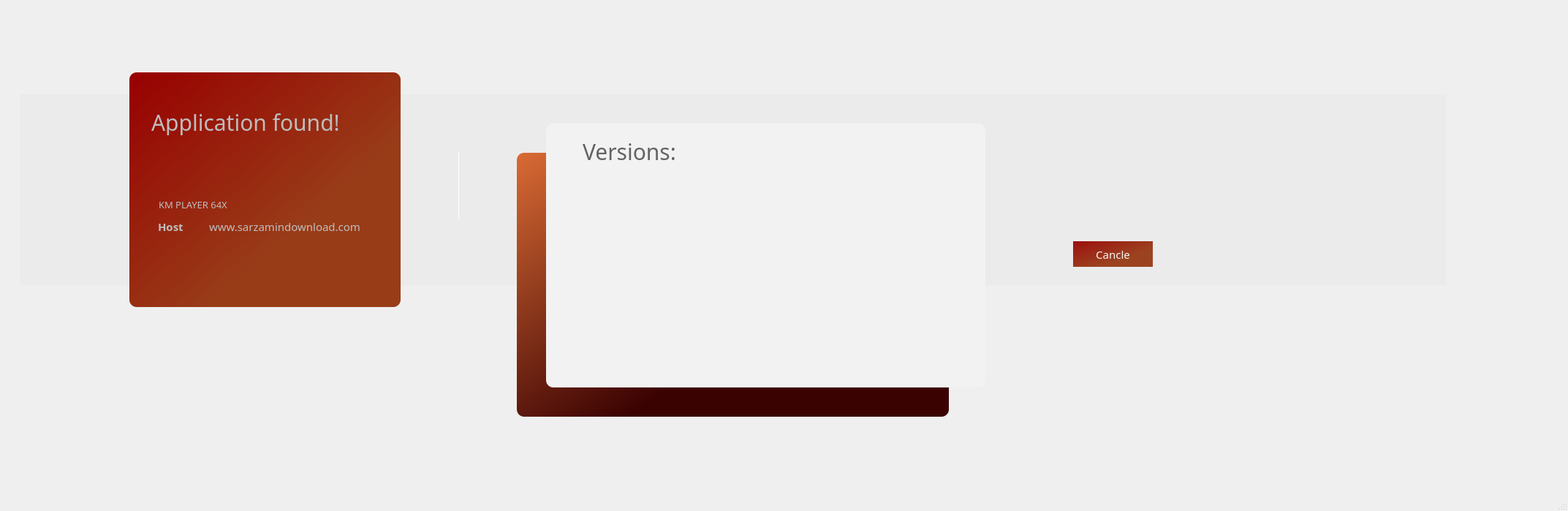
<?xml version="1.0" encoding="UTF-8"?>
<ui version="4.0">
 <class>MainWindow</class>
 <widget class="QMainWindow" name="MainWindow">
  <property name="geometry">
   <rect>
    <x>0</x>
    <y>0</y>
    <width>2145</width>
    <height>699</height>
   </rect>
  </property>
  <property name="windowTitle">
   <string>MainWindow</string>
  </property>
  <widget class="QWidget" name="centralwidget">
   <widget class="QFrame" name="frame">
    <property name="geometry">
     <rect>
      <x>18</x>
      <y>70</y>
      <width>1971</width>
      <height>531</height>
     </rect>
    </property>
    <property name="styleSheet">
     <string notr="true">border:1px solid grey;
border:none;
background:rgba(0,0,0,0);</string>
    </property>
    <property name="frameShape">
     <enum>QFrame::StyledPanel</enum>
    </property>
    <property name="frameShadow">
     <enum>QFrame::Raised</enum>
    </property>
    <layout class="QGridLayout" name="gridLayout">
     <item row="0" column="0">
      <widget class="QStackedWidget" name="stackedWidget">
       <property name="minimumSize">
        <size>
         <width>1953</width>
         <height>513</height>
        </size>
       </property>
       <property name="maximumSize">
        <size>
         <width>1953</width>
         <height>513</height>
        </size>
       </property>
       <property name="currentIndex">
        <number>0</number>
       </property>
       <widget class="QWidget" name="page">
        <widget class="QFrame" name="frame_2">
         <property name="geometry">
          <rect>
           <x>0</x>
           <y>50</y>
           <width>1951</width>
           <height>261</height>
          </rect>
         </property>
         <property name="maximumSize">
          <size>
           <width>16777215</width>
           <height>16777215</height>
          </size>
         </property>
         <property name="styleSheet">
          <string notr="true">#frame_2 {


background:rgb(235, 235, 235);
color: rgb(130, 15, 55);

border:none
}</string>
         </property>
         <property name="frameShape">
          <enum>QFrame::StyledPanel</enum>
         </property>
         <property name="frameShadow">
          <enum>QFrame::Raised</enum>
         </property>
         <widget class="QLabel" name="label">
          <property name="geometry">
           <rect>
            <x>600</x>
            <y>79</y>
            <width>21</width>
            <height>91</height>
           </rect>
          </property>
          <property name="styleSheet">
           <string notr="true">border-left:1px solid white</string>
          </property>
          <property name="text">
           <string/>
          </property>
         </widget>
         <widget class="QPushButton" name="pushButton_2">
          <property name="geometry">
           <rect>
            <x>1440</x>
            <y>200</y>
            <width>111</width>
            <height>37</height>
           </rect>
          </property>
          <property name="font">
           <font>
            <family>Raleway Thin</family>
            <pointsize>11</pointsize>
           </font>
          </property>
          <property name="styleSheet">
           <string notr="true">#pushButton_2{

background:qlineargradient(spread:pad, x1:0, y1:0, x2:0.648, y2:0.642455, stop:0 rgba(152, 0, 0, 241), stop:1 rgba(152, 60, 24, 245));
border:1px solid rgb(234, 234, 234);
color:rgb(244, 244, 244);
}

#pushButton_2:hover {
background:rgb(255, 255, 255);
}</string>
          </property>
          <property name="text">
           <string>Cancle</string>
          </property>
          <property name="iconSize">
           <size>
            <width>21</width>
            <height>21</height>
           </size>
          </property>
          <property name="shortcut">
           <string>Esc</string>
          </property>
         </widget>
        </widget>
        <widget class="QFrame" name="frame_3">
         <property name="geometry">
          <rect>
           <x>150</x>
           <y>20</y>
           <width>371</width>
           <height>321</height>
          </rect>
         </property>
         <property name="styleSheet">
          <string notr="true">#frame_3 {background:qlineargradient(spread:pad, x1:0, y1:0, x2:0.648, y2:0.642455, stop:0 rgba(152, 0, 0, 255), stop:1 rgba(152, 60, 24, 255));

border-radius:10px}
</string>
         </property>
         <property name="frameShape">
          <enum>QFrame::StyledPanel</enum>
         </property>
         <property name="frameShadow">
          <enum>QFrame::Raised</enum>
         </property>
         <widget class="QLabel" name="label_5">
          <property name="geometry">
           <rect>
            <x>40</x>
            <y>170</y>
            <width>291</width>
            <height>21</height>
           </rect>
          </property>
          <property name="font">
           <font>
            <family>Raleway Thin</family>
            <pointsize>-1</pointsize>
           </font>
          </property>
          <property name="styleSheet">
           <string notr="true">font-size:13px;
color:rgb(189, 189, 189);
border:none;</string>
          </property>
          <property name="text">
           <string>KM PLAYER 64X</string>
          </property>
         </widget>
         <widget class="QLabel" name="label_3">
          <property name="geometry">
           <rect>
            <x>30</x>
            <y>50</y>
            <width>271</width>
            <height>36</height>
           </rect>
          </property>
          <property name="font">
           <font>
            <family>Raleway Thin</family>
            <pointsize>-1</pointsize>
           </font>
          </property>
          <property name="styleSheet">
           <string notr="true">font-size:30px;
color:rgb(189, 189, 189);
border:none;</string>
          </property>
          <property name="text">
           <string>Application found!</string>
          </property>
         </widget>
         <widget class="QLabel" name="label_11">
          <property name="geometry">
           <rect>
            <x>109</x>
            <y>200</y>
            <width>251</width>
            <height>21</height>
           </rect>
          </property>
          <property name="font">
           <font>
            <family>Raleway Thin</family>
            <pointsize>-1</pointsize>
           </font>
          </property>
          <property name="styleSheet">
           <string notr="true">font-size:15px;
color:rgb(189, 189, 189);
border:none;</string>
          </property>
          <property name="text">
           <string>www.sarzamindownload.com</string>
          </property>
         </widget>
         <widget class="QLabel" name="label_10">
          <property name="geometry">
           <rect>
            <x>39</x>
            <y>198</y>
            <width>51</width>
            <height>26</height>
           </rect>
          </property>
          <property name="font">
           <font>
            <family>Raleway Thin</family>
            <pointsize>-1</pointsize>
            <weight>75</weight>
            <bold>true</bold>
           </font>
          </property>
          <property name="styleSheet">
           <string notr="true">font-size:15px;
color:rgb(189, 189, 189);
border:none;
font-weight:bold</string>
          </property>
          <property name="text">
           <string>Host</string>
          </property>
         </widget>
        </widget>
        <widget class="QFrame" name="frame_4">
         <property name="geometry">
          <rect>
           <x>720</x>
           <y>90</y>
           <width>601</width>
           <height>361</height>
          </rect>
         </property>
         <property name="styleSheet">
          <string notr="true">background:rgb(242, 242, 242);
border-radius:10px</string>
         </property>
         <property name="frameShape">
          <enum>QFrame::StyledPanel</enum>
         </property>
         <property name="frameShadow">
          <enum>QFrame::Raised</enum>
         </property>
         <widget class="QScrollArea" name="scrollArea">
          <property name="geometry">
           <rect>
            <x>38</x>
            <y>70</y>
            <width>521</width>
            <height>261</height>
           </rect>
          </property>
          <property name="minimumSize">
           <size>
            <width>521</width>
            <height>261</height>
           </size>
          </property>
          <property name="maximumSize">
           <size>
            <width>521</width>
            <height>261</height>
           </size>
          </property>
          <property name="styleSheet">
           <string notr="true">/* HORIZONTAL SCROLLBAR */
QScrollBar:horizontal {
    border: none;
    background: rgb(240, 240, 240);
    height: 15px;
    margin: 0 15px 0 15px;
	width:18px;
    border-radius: 15px;
}

/* HANDLE BAR HORIZONTAL */
QScrollBar::handle:horizontal {  
	background: rgba(240, 240, 240,.2);
    min-width: 10px;
	max_width:15px;
	width:18px;
    border-radius: 7px;
	height:1px;
}
QScrollBar::handle:horizontal:hover{  
    background-color: rgba(240, 240, 240,.3);
	height:1px
}
QScrollBar::handle:horizontal:pressed {  
    background-color: rgba(240, 240, 240,.4);
}

/* BTN LEFT - SCROLLBAR */
QScrollBar::sub-line:horizontal {
    border: nonergb(11, 11, 11);
    background-color: rgba(0,0,0,0);
    width: 18px;
	height:10px !important;
    border-top-left-radius: 7px;
    border-bottom-left-radius: 7px;
    subcontrol-position: left;
    subcontrol-origin: margin;
}
QScrollBar::sub-line:horizontal:hover {  
    background-color: rgb(255, 0, 127);
}
QScrollBar::sub-line:horizontal:pressed {  
    background-color: rgb(185, 0, 92);
}

/* BTN RIGHT - SCROLLBAR */
QScrollBar::add-line:horizontal {
    border: none;
    background-color: rgba(59, 59, 90,0);
    width: 15px;
    border-top-right-radius: 7px;
    border-bottom-right-radius: 7px;
    subcontrol-position: right;
    subcontrol-origin: margin;
}
QScrollBar::add-line:horizontal:hover {  
    background-color: rgb(255, 0, 127);
}
QScrollBar::add-line:horizontal:pressed {  
    background-color: rgb(185, 0, 92);
}

/* RESET ARROW */
QScrollBar::left-arrow:horizontal, QScrollBar::right-arrow:horizontal {
    background: none;
}
QScrollBar::add-page:horizontal, QScrollBar::sub-page:horizontal {
    background: none;
}
</string>
          </property>
          <property name="widgetResizable">
           <bool>true</bool>
          </property>
          <property name="alignment">
           <set>Qt::AlignLeading|Qt::AlignLeft|Qt::AlignTop</set>
          </property>
          <widget class="QWidget" name="scrollAreaWidgetContents">
           <property name="geometry">
            <rect>
             <x>0</x>
             <y>0</y>
             <width>521</width>
             <height>261</height>
            </rect>
           </property>
           <layout class="QVBoxLayout" name="verticalLayout"/>
          </widget>
         </widget>
         <widget class="QLabel" name="label_4">
          <property name="geometry">
           <rect>
            <x>50</x>
            <y>20</y>
            <width>271</width>
            <height>36</height>
           </rect>
          </property>
          <property name="font">
           <font>
            <family>Raleway Thin</family>
            <pointsize>-1</pointsize>
           </font>
          </property>
          <property name="styleSheet">
           <string notr="true">font-size:30px;
color:rgb(99, 99, 99);
border:none;</string>
          </property>
          <property name="text">
           <string>Versions:</string>
          </property>
         </widget>
        </widget>
        <widget class="QFrame" name="frame_5">
         <property name="geometry">
          <rect>
           <x>680</x>
           <y>130</y>
           <width>591</width>
           <height>361</height>
          </rect>
         </property>
         <property name="minimumSize">
          <size>
           <width>451</width>
           <height>361</height>
          </size>
         </property>
         <property name="styleSheet">
          <string notr="true">background:qlineargradient(spread:pad, x1:0, y1:0, x2:0.636, y2:0.579545, stop:0 rgba(217, 107, 52, 255), stop:1 rgba(59, 2, 2, 255));
border-radius:10px</string>
         </property>
         <property name="frameShape">
          <enum>QFrame::StyledPanel</enum>
         </property>
         <property name="frameShadow">
          <enum>QFrame::Raised</enum>
         </property>
        </widget>
        <zorder>frame_2</zorder>
        <zorder>frame_3</zorder>
        <zorder>frame_5</zorder>
        <zorder>frame_4</zorder>
       </widget>
       <widget class="QWidget" name="page_2"/>
      </widget>
     </item>
    </layout>
   </widget>
  </widget>
  <widget class="QMenuBar" name="menubar">
   <property name="geometry">
    <rect>
     <x>0</x>
     <y>0</y>
     <width>2145</width>
     <height>21</height>
    </rect>
   </property>
  </widget>
  <widget class="QStatusBar" name="statusbar"/>
 </widget>
 <resources/>
 <connections/>
</ui>
